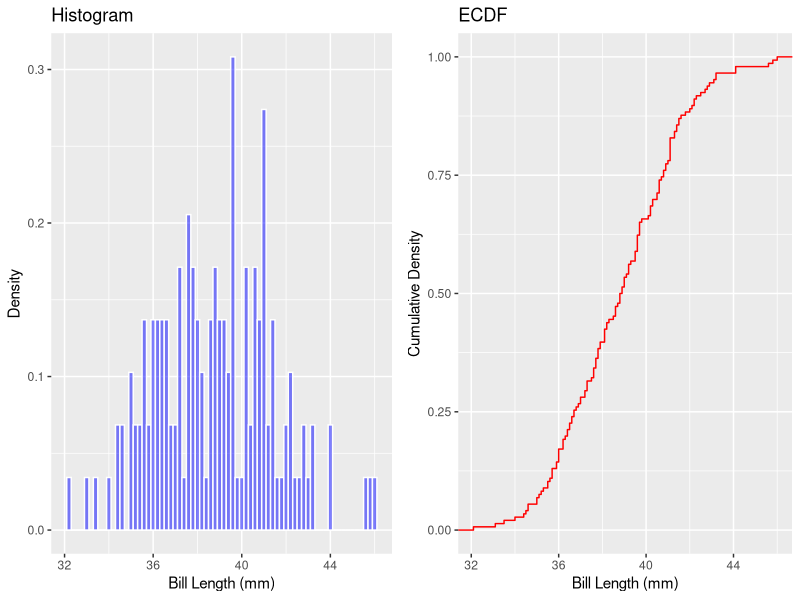
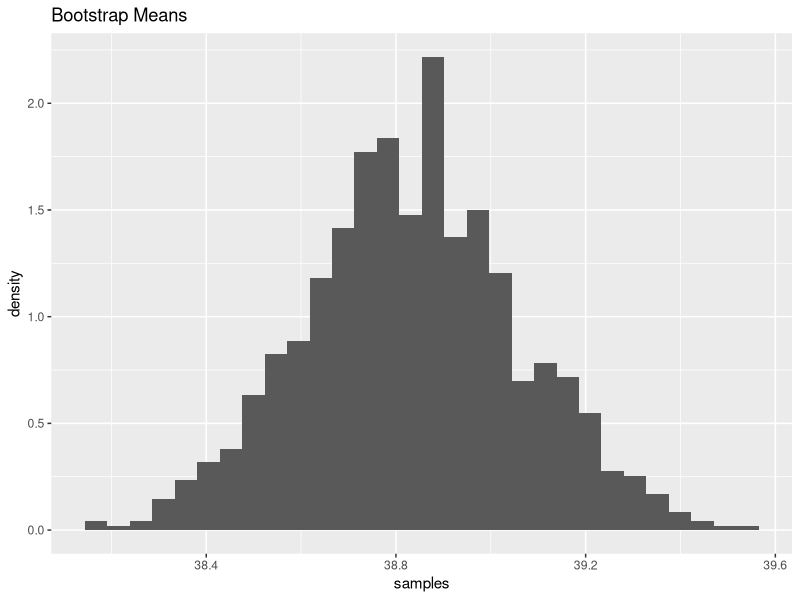
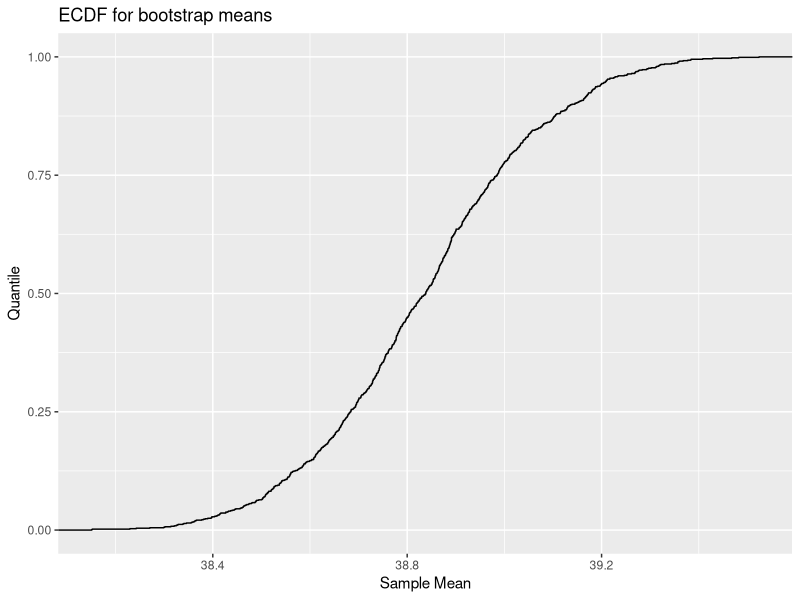
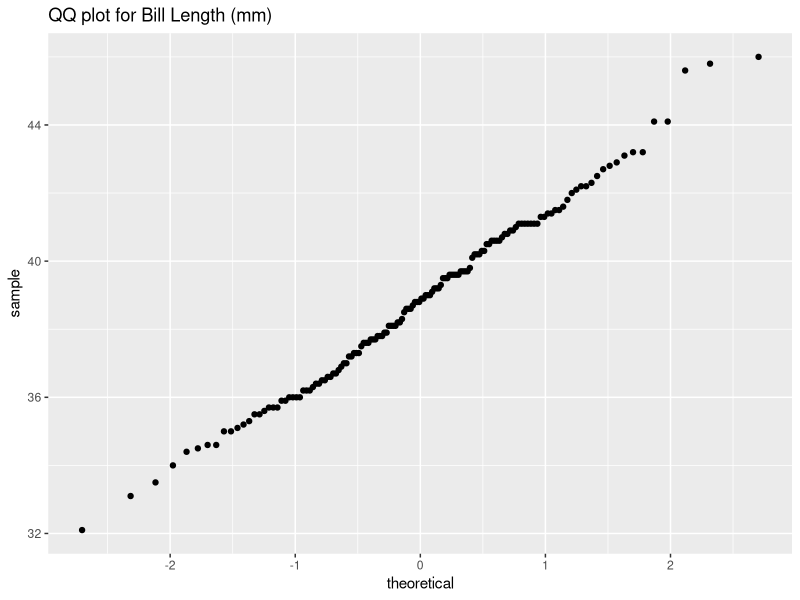
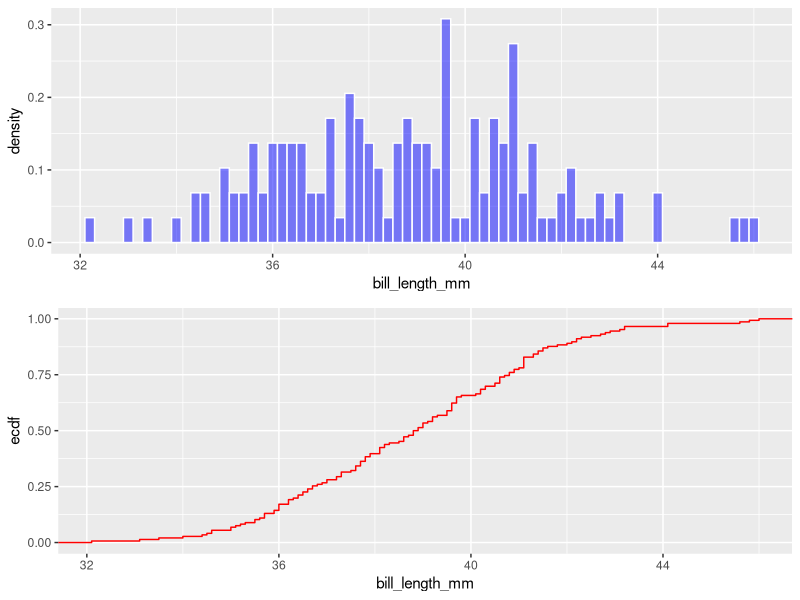

These figures' R source, in order:
## ---- chunk 1
library(tidyverse)
library(palmerpenguins)
library(gridExtra)
## ---- chunk 2
adelie <- penguins |>
    filter(`species` == "Adelie") |>
    drop_na()
## ---- chunk 3
hist<-ggplot(data=adelie)+geom_histogram(aes(x=`bill_length_mm`,y=after_stat(density)),binwidth=.2,color='white',fill='blue',alpha=.5)+
labs(x="Bill Length (mm)",y="Density", title="Histogram")
ecdf <-ggplot(data=adelie)+stat_ecdf(aes(x=`bill_length_mm`),color='red')+labs(x="Bill Length (mm)",y="Cumulative Density", title="ECDF")

grid.arrange(hist, ecdf, ncol = 2)
## ---- chunk 4
bootstrap_mean <- function(data) {
    sample <- data |> sample_frac(1,replace=TRUE)
    return(mean(pull(sample)))
    
}

samples<-replicate(1000,bootstrap_mean(adelie|>select("bill_length_mm")))
ggplot()+geom_histogram(aes(x=samples,y=after_stat(density)))+labs(title='Bootstrap Means')
## ---- chunk 5
ggplot() + stat_ecdf(aes(x=samples))+labs(title="ECDF for bootstrap means",x="Sample Mean", y="Quantile")
## ---- chunk 6
ggplot(data=adelie)+stat_qq(aes(sample=`bill_length_mm`))+
    labs(title="QQ plot for Bill Length (mm)")
## ---- chunk 7
show <- function(data, column) {
    hist<-ggplot(data=data)+geom_histogram(aes(x={{column}},y=after_stat(density)),binwidth=.2,color='white',fill='blue',alpha=.5)
    ecdf <-ggplot(data=data)+stat_ecdf(aes(x={{column}}),color='red')
    return(list(hist,ecdf))
}
grid.arrange(grobs=show(adelie,bill_length_mm),ncol=1)
